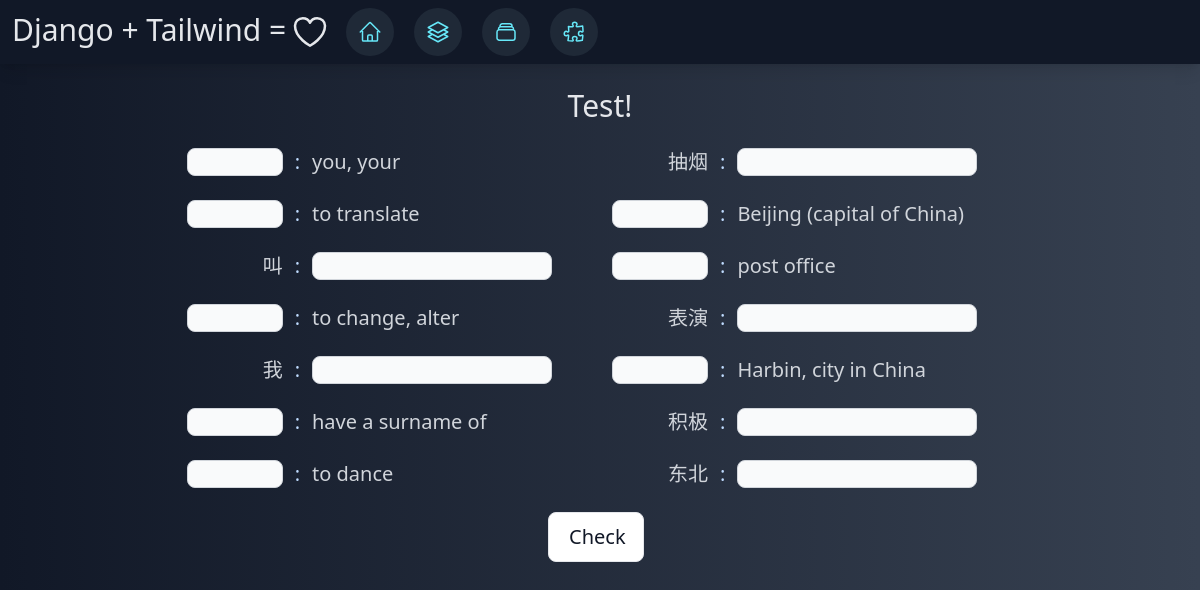
/test, run on the app's committed database.
### carddeck/models.py (models this page shows, shortened)
class Card(models.Model):
    word = models.CharField(max_length=100)
    group = models.ForeignKey(CardGroup, on_delete=models.CASCADE)
    explanation = models.CharField(max_length=100)
    level = models.IntegerField(default=0)

### carddeck/views.py (the view)
# urls.py: path("test", views.test, name="test"),
def test(request):
    rands = [bool(random.getrandbits(1)) for _ in range(Card.objects.count())]
    cards_rand = [(model_to_dict(card), rand) for card, rand
                  in zip(Card.objects.order_by("?"), rands)]
    js_cards_rands = json.dumps(cards_rand)
    context = {
        "cards_rand": cards_rand,
        "js_cards_rands": js_cards_rands,
    }
    return render(request, "pages/test.html", context)

### carddeck/templates/pages/test.html (shortened to what this page needs)
{% extends "base.html" %}
{% block content %}
<div class="flex flex-col items-center mt-6 gap-y-3">
  <div>
    <span class="text-gray-200 text-3xl">Test!</span>
  </div>
  <ul class="grid grid-cols-1 lg:grid-cols-2 xl:grid-cols-3">
    {% for card, bool in cards_rand %}
    <li class="grid grid-flow-col relative space-x-3 m-3">
      {% if bool %}
      <p class="w-24 text-right text-gray-300 text-xl">{{card.word}}</p>
      <p class="text-blue-200 text-xl">:</p>
      <input id="{{ card.id }}" class="input-info w-60 text-left">
      {% else %}
      <input id="{{ card.id }}" class="input-info w-24 text-right">
      <p class="text-xl text-blue-200">:</p>
      <p class="w-60 text-xl line-clamp-1 text-gray-300">{{card.explanation}}</p>
      {% endif %}
    </li>
    {% endfor %}
  </ul>
  <div>
    <button onclick="checkTest()" id="check-btn" class="check-btn btn w-24 py-2.5 px-5 mr-2 mb-2">
      Check</button>
  </div>
</div>
{% endblock %}

### data on the page
Card: explanation "you, your"
Card: word "抽烟"
Card: explanation "to translate"
Card: explanation "Beijing (capital of China)"
Card: explanation "post office"
Card: explanation "to change, alter"
Card: word "表演"
Card: explanation "Harbin, city in China"
Card: explanation "have a surname of"
Card: word "积极"
Card: explanation "to dance"
Card: word "东北"

### other printed values
{{ card.word }} "叫" "我"
